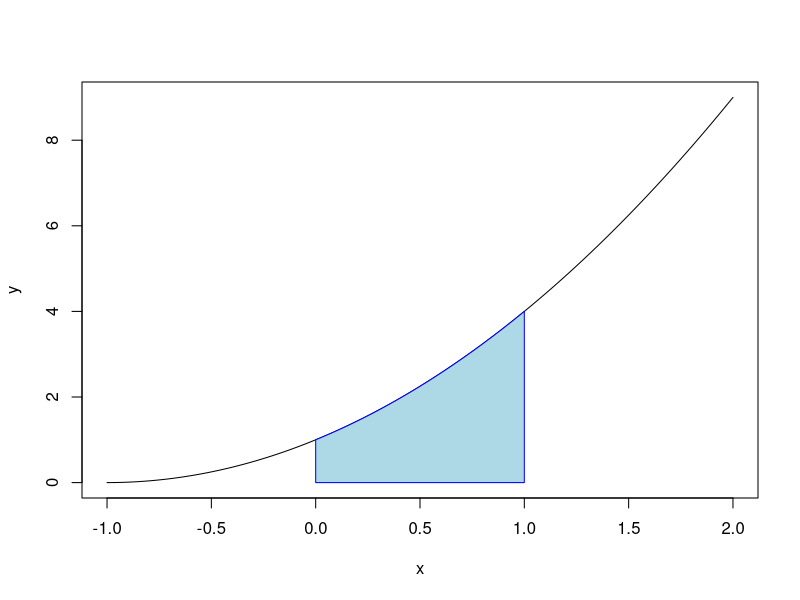

This chart was generated by the following R code:
## ---- chunk 1
knitr::opts_chunk$set(echo = TRUE)
## ---- chunk 2
f <- function(x) {
  x^2 + 2 * x + 1
}
x <- seq(from = -1, to = 2, by = 0.01)
y <- f(x)
plot(x, y, type = "l")
y_filtered <- subset(y, x >= 0 & x <= 1)
x_filtered <- subset(x, x >= 0 & x <= 1)
polygon(c(0,x_filtered,1), c(0,y_filtered,0), col = "lightblue", border = "blue")
## ---- chunk 3
integrate(f,0,1)
